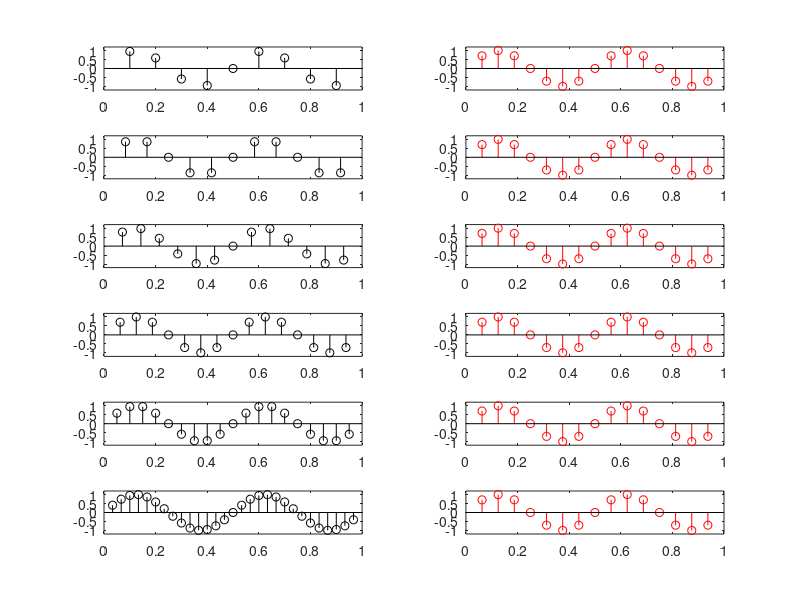

MATLAB code to generate this figure:
Fs=10;
t=(1:Fs-1)/Fs;
s1=sin(2*pi*t*2);
subplot(621);
stem(t,s1, '-k')
axis([0 1 -1.2 1.2])
Fs=16;
t=(1:Fs-1)/Fs;
s2=sin(2*pi*t*2);
subplot(622);
stem(t,s2, '-r')
axis([0 1 -1.2 1.2])

Fs=12;
t=(1:Fs-1)/Fs;
s1=sin(2*pi*t*2);
subplot(623);
stem(t,s1, '-k')
axis([0 1 -1.2 1.2])
Fs=16;
t=(1:Fs-1)/Fs;
s2=sin(2*pi*t*2);
subplot(624);
stem(t,s2, '-r')
axis([0 1 -1.2 1.2])

Fs=14;
t=(1:Fs-1)/Fs;
s1=sin(2*pi*t*2);
subplot(625);
stem(t,s1, '-k')
axis([0 1 -1.2 1.2])
Fs=16;
t=(1:Fs-1)/Fs;
s2=sin(2*pi*t*2);
subplot(626);
stem(t,s2, '-r')
axis([0 1 -1.2 1.2])

Fs=16;
t=(1:Fs-1)/Fs;
s1=sin(2*pi*t*2);
subplot(627);
stem(t,s1, '-k')
axis([0 1 -1.2 1.2])
Fs=16;
t=(1:Fs-1)/Fs;
s2=sin(2*pi*t*2);
subplot(628);
stem(t,s2, '-r')
axis([0 1 -1.2 1.2])

Fs=20;
t=(1:Fs-1)/Fs;
s1=sin(2*pi*t*2);
subplot(629);
stem(t,s1, '-k')
axis([0 1 -1.2 1.2])
Fs=16;
t=(1:Fs-1)/Fs;
s2=sin(2*pi*t*2);
subplot(6,2,10);
stem(t,s2, '-r')
axis([0 1 -1.2 1.2])

Fs=30;
t=(1:Fs-1)/Fs;
s1=sin(2*pi*t*2);
subplot(6,2,11);
stem(t,s1, '-k')
axis([0 1 -1.2 1.2])
Fs=16;
t=(1:Fs-1)/Fs;
s2=sin(2*pi*t*2);
subplot(6,2,12);
stem(t,s2, '-r')
axis([0 1 -1.2 1.2])